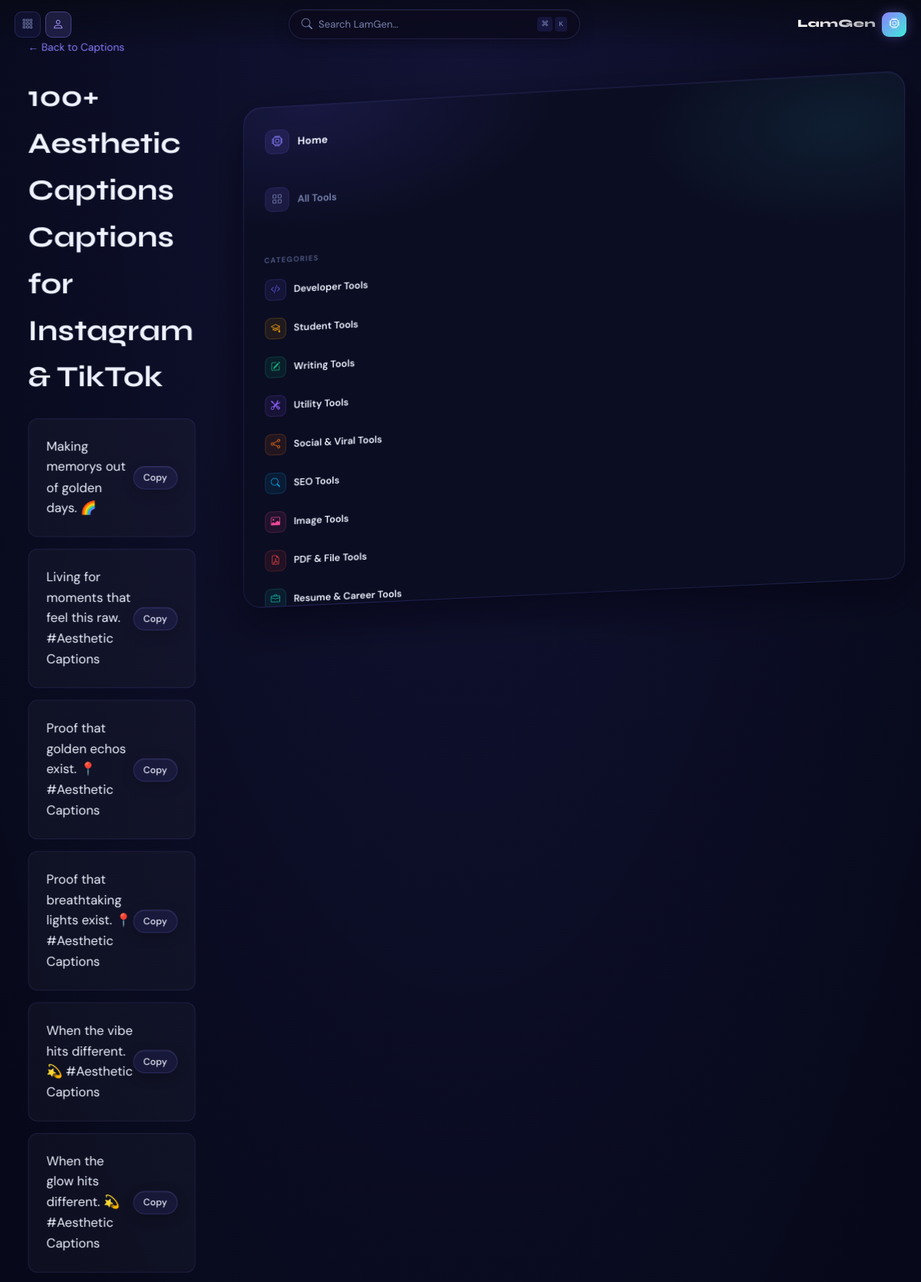
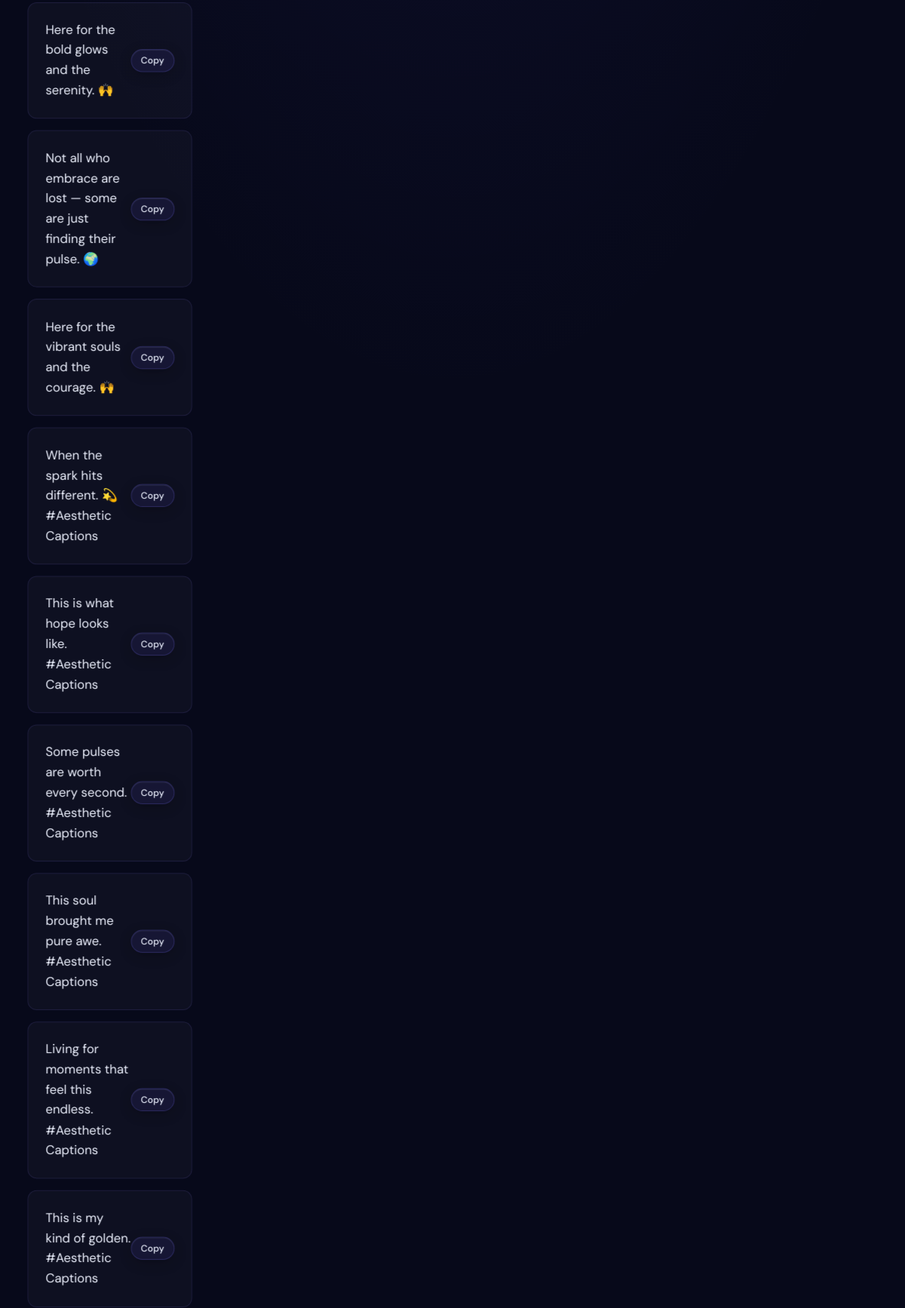
The page /content/captions/aesthetic-captions/ (upper part) on the database its author committed (2 pictures, top to bottom).
### seo/models.py (models this page shows, shortened)
class SEOCategory(models.Model):
    name = models.CharField(max_length=100)
    slug = models.SlugField(unique=True)
    description = models.TextField(blank=True)
    title_template = models.CharField(
        max_length=200,
        help_text='Use {topic} placeholder. E.g. "{topic} Instagram Captions — 100+ Ideas"',
        default='{topic} Ideas'
    )
    meta_desc_template = models.CharField(
        max_length=300,
        default='Browse {count}+ {topic} ideas. Free, curated, and ready to use.',
    )
    schema_type = models.CharField(
        max_length=30,
        default='ItemList',
        choices=[('ItemList', 'ItemList'), ('FAQPage', 'FAQPage'), ('Article', 'Article')],
    )
    is_active = models.BooleanField(default=True)
    order = models.IntegerField(default=0)
    class Meta:
        ordering = ['order', 'name']
        verbose_name_plural = 'SEO Categories'

class SEOPage(models.Model):
    category = models.ForeignKey(SEOCategory, on_delete=models.CASCADE, related_name='pages')
    topic = models.CharField(max_length=200)
    slug = models.SlugField(unique=True, max_length=250)
    content_intro = models.TextField(blank=True)
    items = models.JSONField(default=list, help_text='Array of content items')
    meta_title = models.CharField(max_length=70, blank=True)
    meta_description = models.CharField(max_length=160, blank=True)
    related_tools = models.ManyToManyField('tools.Tool', blank=True, related_name='seo_pages')
    view_count = models.BigIntegerField(default=0)
    is_active = models.BooleanField(default=True)
    created_at = models.DateTimeField(auto_now_add=True)
    updated_at = models.DateTimeField(auto_now=True)
    class Meta:
        ordering = ['category', 'topic']
    def get_absolute_url(self):
        from django.urls import reverse
        return reverse('seo:page', kwargs={
            'category_slug': self.category.slug,
            'page_slug': self.slug,
        })

### tools/models.py (models this page shows, shortened)
class ToolCategory(models.Model):
    name = models.CharField(max_length=100)
    slug = models.SlugField(unique=True)
    icon = models.CharField(max_length=60, default='bi-tools')
    color_from = models.CharField(max_length=30, default='#6C63FF')
    color_to = models.CharField(max_length=30, default='#00F5D4')
    description = models.TextField(blank=True)
    short_desc = models.CharField(max_length=200, blank=True)
    order = models.IntegerField(default=0)
    is_active = models.BooleanField(default=True)
    class Meta:
        ordering = ['order', 'name']
        verbose_name_plural = 'Tool Categories'
    def get_absolute_url(self):
        from django.urls import reverse
        return reverse('tools:category', kwargs={'category_slug': self.slug})

### seo/views.py (the view)
# urls.py: path('<slug:category_slug>/<slug:page_slug>/', views.page_view, name='page'),
@cache_control(public=True, max_age=3600, s_maxage=86400)
@cache_page(60 * 60 * 24)  # 24hr cache
def page_view(request, category_slug, page_slug):
    category = get_object_or_404(SEOCategory, slug=category_slug, is_active=True)
    page = get_object_or_404(SEOPage, slug=page_slug, category=category, is_active=True)
    related = SEOPage.objects.filter(
        category=category, is_active=True
    ).exclude(pk=page.pk).order_by('?')[:6]
    return render(request, 'seo/page.html', {
        'category': category,
        'page': page,
        'related_pages': related,
        'page_title': page.meta_title,
        'meta_description': page.meta_description,
    })

### tools/context_processors.py (called while the page is built, shortened)
def tools_context(request):
    categories = cache.get('tool_categories_nav_v2')
    if categories is None:
        categories = list(
            ToolCategory.objects.filter(is_active=True).prefetch_related('tools').order_by('order', 'name')
        )
        cache.set('tool_categories_nav_v2', categories, 60 * 30)
    bookmarked_slugs = []
    return {
        'nav_categories': categories,
        'bookmarked_slugs': bookmarked_slugs,
    }

### templates/seo/page.html (shortened to what this page needs)
{% extends "base.html" %}
{% block content %}
<div style="max-width: 800px; margin: 0 auto; padding: 3rem 1.5rem;">
    <div style="margin-bottom: 1.5rem; font-size: 0.9rem;">
        <a href="{% url 'seo:category' category.slug %}" style="color: var(--primary); text-decoration: none;">&larr; Back to {{ category.name }}</a>
    </div>
    <h1 style="font-family: 'Syne', sans-serif; font-size: 2.5rem; margin-bottom: 1.5rem;">{{ page_title }}</h1>
    <div style="display: flex; flex-direction: column; gap: 1rem; margin-bottom: 4rem;">
        {% for item in page.items %}
        <div style="background: rgba(255,255,255,0.03); border: 1px solid var(--border); border-radius: 12px; padding: 1.5rem; display: flex; justify-content: space-between; align-items: center;">
            <div style="font-size: 1.1rem; color: var(--text);">{{ item }}</div>
            <button class="btn-ghost-nexus copy-btn" data-text="{{ item }}" style="padding: 0.4rem 0.8rem; font-size: 0.8rem;">Copy</button>
        </div>
        {% endfor %}
    </div>
</div>
{% endblock %}

### templates/base.html (shortened to what this page needs)
<!DOCTYPE html>
<html lang="en">
<head>
    {% load static %}
    {% load static %}
    <link href="https://cdn.jsdelivr.net/npm/bootstrap-icons@1.11.3/font/bootstrap-icons.min.css" rel="stylesheet" media="print" onload="this.media='all'">
    {% load static %}
    <link rel="stylesheet" href="{% static 'css/main.css' %}">
</head>
    <div class="space-bg">
        <div class="light-beams"></div>
        <div class="planet"></div>
        <div class="stars"></div>
        <div class="rune-particles"></div>
        <div class="particles"></div>
    </div>
    <div class="top-nav-wrapper">
      <div class="top-nav-inner">
        <div class="nav-left">
          <a href="{% url 'tools:index' %}" class="nav-action-btn" title="All Tools" aria-label="All Tools">
            <i class="bi bi-grid-3x3-gap"></i>
          </a>
          <div class="nav-dropdown">
            <button class="profile-btn nav-dropdown-toggle"
                    onclick="this.closest('.nav-dropdown').classList.toggle('open')"
                    aria-label="Account menu"
                    aria-haspopup="true">
              {% if user.is_authenticated %}
              <i class="bi bi-person-fill"></i>
              {% else %}
              <i class="bi bi-person"></i>
              {% endif %}
            </button>
          </div>
        </div>
        <div class="nav-center">
          {% block nav_search %}
          <div class="global-search-pill" style="position:relative;overflow:visible;">
            <i class="bi bi-search" style="color:var(--muted);font-size:0.95rem;flex-shrink:0;"></i>
            <input type="text" id="inlineSearchInput"
                   placeholder="Search LamGen…"
                   style="background:transparent;border:none;color:var(--text);flex:1;outline:none;font-size:0.88rem;font-family:'DM Sans',sans-serif;"
                   autocomplete="off">
            <div style="display:flex;gap:3px;flex-shrink:0;">
              <span class="kbd">⌘</span><span class="kbd">K</span>
            </div>
          </div>
          {% endblock nav_search %}
        </div>
        <a href="{% url 'home' %}" class="nav-brand" aria-label="LamGen Home">
          <span class="nav-brand-name">LamGen</span>
          <div class="nav-brand-mark"><i class="bi bi-cpu"></i></div>
        </a>
      </div>
    </div>
    <main class="tools-shell">
        <div class="tools-main">
            {% block content %}{% endblock %}
        </div>
        <aside class="spatial-panel tools-actions" style="padding:1.25rem 1rem; justify-content:flex-start; overflow-y:auto; display:flex; flex-direction:column; gap:1.5rem;">
            {% block right_sidebar %}
            <a href="{% url 'home' %}"
               style="display:flex; align-items:center; gap:11px; padding:10px 12px; border-radius:12px; text-decoration:none; color:var(--lg-text); background:{% if request.path == '/' %}rgba(139,127,255,0.16){% else %}transparent{% endif %}; border:1px solid {% if request.path == '/' %}rgba(139,127,255,0.30){% else %}transparent{% endif %}; transition:all 0.18s;"
               onmouseover="if(!this.style.background.includes('139'))this.style.background='rgba(120,110,255,0.11)'"
               onmouseout="if(!this.style.background.includes('139'))this.style.background='transparent'">
                <div style="width:32px; height:32px; border-radius:9px; background:{% if request.path == '/' %}rgba(139,127,255,0.28){% else %}rgba(120,110,255,0.12){% endif %}; display:flex; align-items:center; justify-content:center; flex-shrink:0; border:1px solid {% if request.path == '/' %}rgba(139,127,255,0.40){% else %}rgba(120,110,255,0.14){% endif %};">
                    <i class="bi bi-cpu" style="color:{% if request.path == '/' %}#fff{% else %}var(--lg-violet){% endif %}; font-size:0.95rem;"></i>
                </div>
                <span style="font-weight:700; font-size:0.92rem; letter-spacing:0.2px;">Home</span>
            </a>
            <a href="{% url 'tools:index' %}"
               style="display:flex; align-items:center; gap:11px; padding:10px 12px; border-radius:12px; text-decoration:none; color:var(--lg-text); background:{% if request.path == '/tools/' %}rgba(139,127,255,0.12){% else %}transparent{% endif %}; border:1px solid {% if request.path == '/tools/' %}rgba(139,127,255,0.22){% else %}transparent{% endif %}; transition:all 0.18s;"
               onmouseover="if(!this.style.background.includes('139'))this.style.background='rgba(120,110,255,0.11)'"
               onmouseout="if(!this.style.background.includes('139'))this.style.background='transparent'">
                <div style="width:32px; height:32px; border-radius:9px; background:rgba(120,110,255,0.12); display:flex; align-items:center; justify-content:center; flex-shrink:0; border:1px solid rgba(120,110,255,0.14);">
                    <i class="bi bi-grid" style="color:var(--lg-text-muted); font-size:0.9rem;"></i>
                </div>
                <span style="font-weight:600; font-size:0.88rem; color:var(--lg-text-muted);">All Tools</span>
            </a>
            <div style="height:1px; background:linear-gradient(90deg,transparent,rgba(120,110,255,0.14) 30%,rgba(120,110,255,0.14) 70%,transparent); margin:0 0.25rem;"></div>
            <div style="display:flex; flex-direction:column; gap:3px;">
                <div style="font-size:0.65rem; font-weight:700; text-transform:uppercase; letter-spacing:1.2px; color:var(--lg-text-helper); padding:0 12px; margin-bottom:4px;">Categories</div>
                {% for cat in nav_categories %}
                <a href="{{ cat.get_absolute_url }}"
                   style="display:flex; align-items:center; gap:10px; padding:9px 12px; border-radius:11px; text-decoration:none; color:var(--lg-text); background:{% if request.path == cat.get_absolute_url %}rgba(120,110,255,0.14){% else %}transparent{% endif %}; border:1px solid {% if request.path == cat.get_absolute_url %}rgba(130,120,255,0.20){% else %}transparent{% endif %}; transition:all 0.18s;"
                   onmouseover="if(!this.style.background.includes('0.09'))this.style.background='rgba(120,110,255,0.10)'"
                   onmouseout="if(!this.style.background.includes('0.09'))this.style.background='transparent'">
                    <div style="width:28px; height:28px; border-radius:8px; background:{{ cat.color_from }}18; border:1px solid {{ cat.color_from }}33; display:flex; align-items:center; justify-content:center; flex-shrink:0;">
                        <i class="{{ cat.icon }}" style="color:{{ cat.color_from }}; font-size:0.82rem;"></i>
                    </div>
                    <span style="font-weight:600; font-size:0.86rem;">{{ cat.name }}</span>
                </a>
                {% endfor %}
            </div>
            {% endblock %}
        </aside>
    </main>
    {% load static %}
</body>
</html>

### rows shown on the page
SEOCategory: name "Captions"
SEOPage: meta_title "100+ Aesthetic Captions Captions for Instagram & TikTok"
ToolCategory: name "Developer Tools"
ToolCategory: name "Student Tools"
ToolCategory: name "Writing Tools"
ToolCategory: name "Utility Tools"
ToolCategory: name "Social & Viral Tools"
ToolCategory: name "SEO Tools"
ToolCategory: name "Image Tools"
ToolCategory: name "PDF & File Tools"
ToolCategory: name "Resume & Career Tools"

### other values the page prints
{{ item }} "Making memorys out of golden days. 🌈" "Living for moments that feel this raw. #Aesthetic Captions" "Proof that golden echos exist. 📍 #Aesthetic Captions" "Proof that breathtaking lights exist. 📍 #Aesthetic Captions" "When the vibe hits different. 💫 #Aesthetic Captions" "When the glow hits different. 💫 #Aesthetic Captions" "Here for the bold glows and the serenity. 🙌" "Not all who embrace are lost — some are just finding their pulse. 🌍" "Here for the vibrant souls and the courage. 🙌" "When the spark hits different. 💫 #Aesthetic Captions" "This is what hope looks like. #Aesthetic Captions" "Some pulses are worth every second. #Aesthetic Captions" "This soul brought me pure awe. #Aesthetic Captions" "Living for moments that feel this endless. #Aesthetic Captions" "This is my kind of golden. #Aesthetic Captions"
